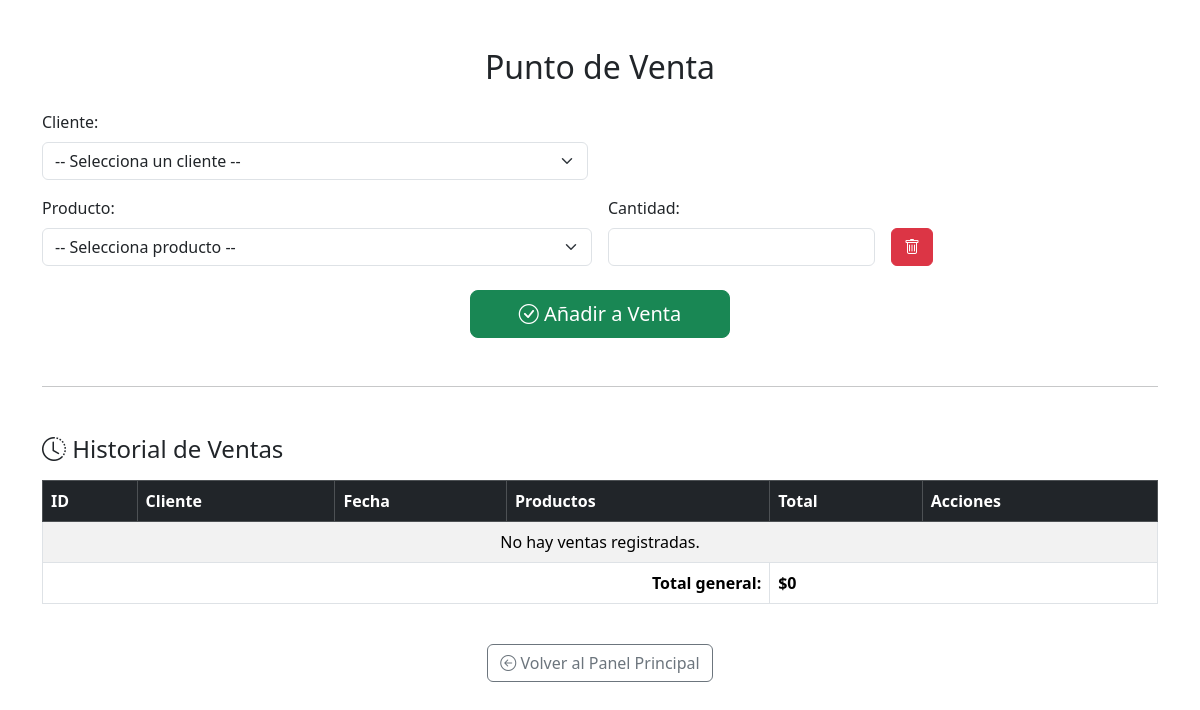
/ventas/, run on an earlier commit of the app's database.
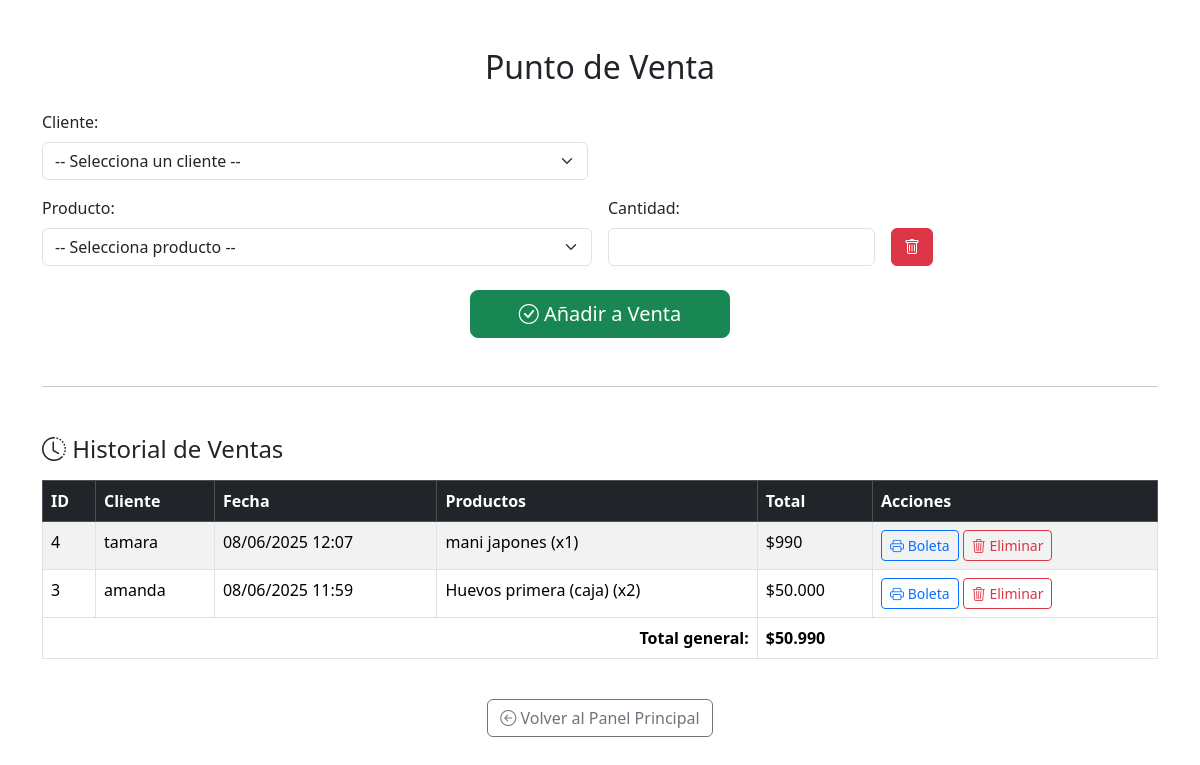
And on a later commit of the database.
### Ventas/models.py (models this page shows, shortened)
class Venta(models.Model):
    cliente = models.ForeignKey(Cliente, on_delete=models.CASCADE)
    fecha = models.DateTimeField(auto_now_add=True)
    @property
    def total(self):
        return sum(d.cantidad * d.precio_unitario for d in self.detalles.all())

class DetalleVenta(models.Model):
    venta = models.ForeignKey(Venta, on_delete=models.CASCADE, related_name='detalles')
    producto = models.ForeignKey(Producto, on_delete=models.CASCADE)
    cantidad = models.PositiveIntegerField()
    precio_unitario = models.DecimalField(max_digits=10, decimal_places=2)

### Clientes/models.py (models this page shows, shortened)
class Cliente(models.Model):
    nombre = models.CharField(max_length=100)
    email = models.EmailField(unique=True)
    telefono = models.CharField(max_length=15, blank=True, null=True)

### Inventario/models.py (models this page shows, shortened)
class Producto(models.Model):
    nombre = models.CharField(max_length=100)
    categoria = models.CharField(max_length=50)
    stock = models.PositiveIntegerField()
    precio = models.DecimalField(max_digits=10, decimal_places=2)

### Ventas/views.py (the view, shortened to what this page needs)
# urls.py: path('', views.gestionar_ventas, name='gestionar_ventas'),  # Página principal del módulo
def gestionar_ventas(request):
    clientes = Cliente.objects.all()
    productos = Producto.objects.all()
    ventas = Venta.objects.all().order_by('-fecha')
    total_general = sum(v.total for v in ventas)
    return render(request, 'Ventas/dashboard_ventas.html', {
        'clientes': clientes,
        'productos': productos,
        'ventas': ventas,
        'total_general': total_general
    })

### Ventas/templatetags/moneda.py (called while the page is built)
@register.filter
def clp(value):
    try:
        return "${:,.0f}".format(value).replace(",", ".")
    except:
        return value

### Ventas/templates/Ventas/dashboard_ventas.html (shortened to what this page needs)
{% load static %}
{% load moneda %}
<!DOCTYPE html>
<html lang="es">
<head>
    <link href="https://cdn.jsdelivr.net/npm/bootstrap@5.3.2/dist/css/bootstrap.min.css" rel="stylesheet">
    <link href="https://cdn.jsdelivr.net/npm/bootstrap-icons@1.10.5/font/bootstrap-icons.css" rel="stylesheet">
</head>
<body>
<div class="container py-5">
    <h2 class="text-center mb-4"> Punto de Venta</h2>
    <form method="post" id="venta-form">
        <div class="row mb-3">
            <div class="col-md-6">
                <label for="cliente" class="form-label">Cliente:</label>
                <select name="cliente" id="cliente" class="form-select" required>
                    <option value="">-- Selecciona un cliente --</option>
                </select>
            </div>
        </div>
        <div id="productos-container">
            <div class="producto-item row g-3 align-items-end mb-2">
                <div class="col-md-6">
                    <label class="form-label">Producto:</label>
                    <select name="producto[]" class="form-select producto-select" required>
                        <option value="">-- Selecciona producto --</option>
                    </select>
                </div>
                <div class="col-md-3">
                    <label class="form-label">Cantidad:</label>
                    <input type="number" name="cantidad[]" class="form-control cantidad-input" min="1" required>
                </div>
                <div class="col-md-3">
                    <button type="button" class="btn btn-danger btn-remover"><i class="bi bi-trash"></i></button>
                </div>
            </div>
        </div>
        <div class="text-center mt-4">
            <button type="submit" class="btn btn-success btn-lg px-5">
                <i class="bi bi-check-circle"></i> Añadir a Venta
            </button>
        </div>
    </form>
    <hr class="my-5">
    <h4 class="mb-3"><i class="bi bi-clock-history"></i> Historial de Ventas</h4>
    <div class="table-responsive">
        <table class="table table-bordered table-striped">
            <thead class="table-dark">
                <tr>
                    <th>ID</th>
                    <th>Cliente</th>
                    <th>Fecha</th>
                    <th>Productos</th>
                    <th>Total</th>
                    <th>Acciones</th>
                </tr>
            </thead>
            <tbody>
                {% for venta in ventas %}
                    <tr>
                        <td>{{ venta.id }}</td>
                        <td>{{ venta.cliente.nombre }}</td>
                        <td>{{ venta.fecha|date:"d/m/Y H:i" }}</td>
                        <td>
                            <ul class="list-unstyled mb-0">
                                {% for d in venta.detalles.all %}
                                    <li>{{ d.producto.nombre }} (x{{ d.cantidad }})</li>
                                {% endfor %}
                            </ul>
                        </td>
                        <td>{{ venta.total|clp }}</td>
                        <td>
                        <a href="{% url 'generar_boleta' venta.id %}" class="btn btn-sm btn-outline-primary">
                            <i class="bi bi-printer"></i> Boleta
                        </a>
                        <a href="{% url 'eliminar_venta' venta.id %}" class="btn btn-sm btn-outline-danger"
                        onclick="return confirm('¿Eliminar esta venta?')">
                            <i class="bi bi-trash3"></i> Eliminar
                        </a>
                        </td>
                    </tr>
                {% empty %}
                    <tr><td colspan="6" class="text-center">No hay ventas registradas.</td></tr>
                {% endfor %}
            </tbody>
            <tfoot>
                <tr>
                    <th colspan="4" class="text-end">Total general:</th>
                    <th colspan="2">{{ total_general|clp }}</th>
                </tr>
            </tfoot>
        </table>
    </div>
    <div class="text-center mt-4">
        <a href="{% url 'dashboard' %}" class="btn btn-outline-secondary">
            <i class="bi bi-arrow-left-circle"></i> Volver al Panel Principal
        </a>
    </div>
</div>
</body>
</html>

What changed in the data, as far as the page shows it:
added Venta: id "4", cliente.nombre "tamara", fecha "08/06/2025 12:07", total|clp "$990"
added DetalleVenta: producto.nombre "mani japones", cantidad "1", shown under "4"
added Venta: id "3", cliente.nombre "amanda", fecha "08/06/2025 11:59", total|clp "$50.000"
added DetalleVenta: producto.nombre "Huevos primera (caja)", cantidad "2", shown under "3"
Also different on the page:
{{ total_general|clp }}: "$0" → "$50.990"
text no longer shown: "No hay ventas registradas."
